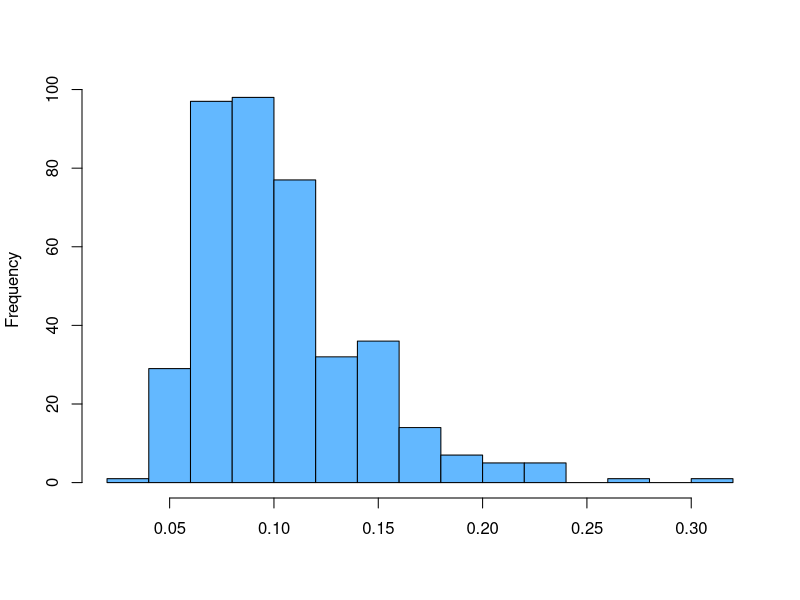
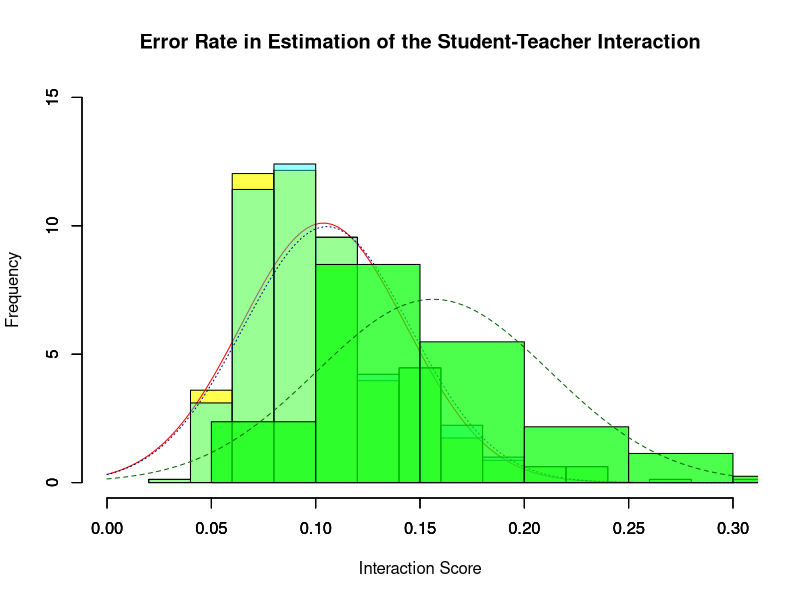
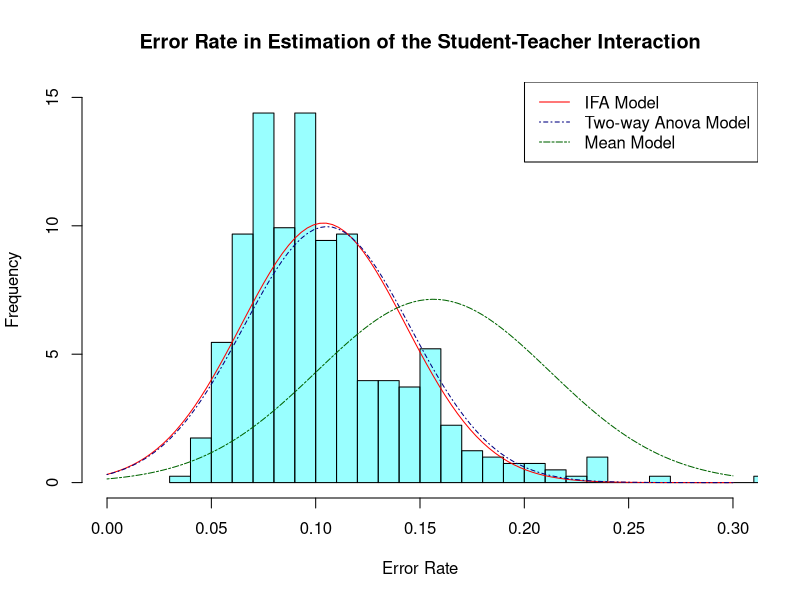

The R source for these figures, in order:
library(ggplot2)
lrmc= read.csv("rmse-9.csv")
easy= read.csv("easy-9.csv")
easier= read.csv("easier-9.csv")

lrmc = lrmc[,-1]
easy = easy[,-1]
easier = easier[,-1]
length(lrmc)
mean(lrmc[!is.na(lrmc)])
mean(easy[!is.na(easy)])
hist(lrmc, col = "steelblue1", ylab = "Frequency", xlab = "", main ="")

m<-mean(lrmc[!is.na(lrmc)])
std<-sqrt(var(lrmc[!is.na(lrmc)]))

ma = mean(easy[!is.na(easy)])
stda<-sqrt(var(easy[!is.na(easy)]))

mb = mean(easier[!is.na(easier)])
stdb<-sqrt(var(easier[!is.na(easier)]))


hist(lrmc, prob=TRUE, xlab="Interaction Score", ylab = "Frequency", breaks=10, col=rgb(1,1,0,0.7), xlim=c(0,0.3), ylim=c(0,15), main="Error Rate in Estimation of the Student-Teacher Interaction")
curve(dnorm(x, mean =m, sd = std), col="red", lwd=1, add=TRUE, yaxt="n")
par(new=TRUE)
hist(easy, prob=TRUE, xlim=c(0,0.3), ylim=c(0,15),breaks=10,col=rgb(0,1,1,0.4),main="",xlab="",ylab="")
curve(dnorm(x, mean =ma, sd = stda), col="navy",lty = "dotted", lwd=1, add=TRUE, yaxt="n")
par(new=TRUE)
hist(easier, prob=TRUE, xlim=c(0,0.3), ylim=c(0,15),breaks=10,col=rgb(0,1,0,0.7),main="",xlab="",ylab="")
curve(dnorm(x, mean =mb, sd = stdb), col="darkgreen", lty = "dashed", lwd=1, add=TRUE, yaxt="n")


hist(lrmc, prob=TRUE, xlab="Error Rate", ylab = "Frequency", breaks=20, col=rgb(0,1,1,0.4), xlim=c(0,0.3), ylim=c(0,15), main="Error Rate in Estimation of the Student-Teacher Interaction")
curve(dnorm(x, mean =m, sd = std), col="red", lty = 1, lwd=1, add=TRUE, yaxt="n")
curve(dnorm(x, mean =ma, sd = stda), col="navy",lty = 4, lwd=1, add=TRUE, yaxt="n")
curve(dnorm(x, mean =mb, sd = stdb), col="darkgreen", lty = 6, lwd=1, add=TRUE, yaxt="n")
legend("topright", legend = c("IFA Model", "Two-way Anova Model", "Mean Model"), lty = c(1, 4, 6), lwd = c(1,1,1), col = c("red", "navy", "darkgreen"))

 t.test(lrmc,easy,paired=TRUE, var.equal = TRUE)
